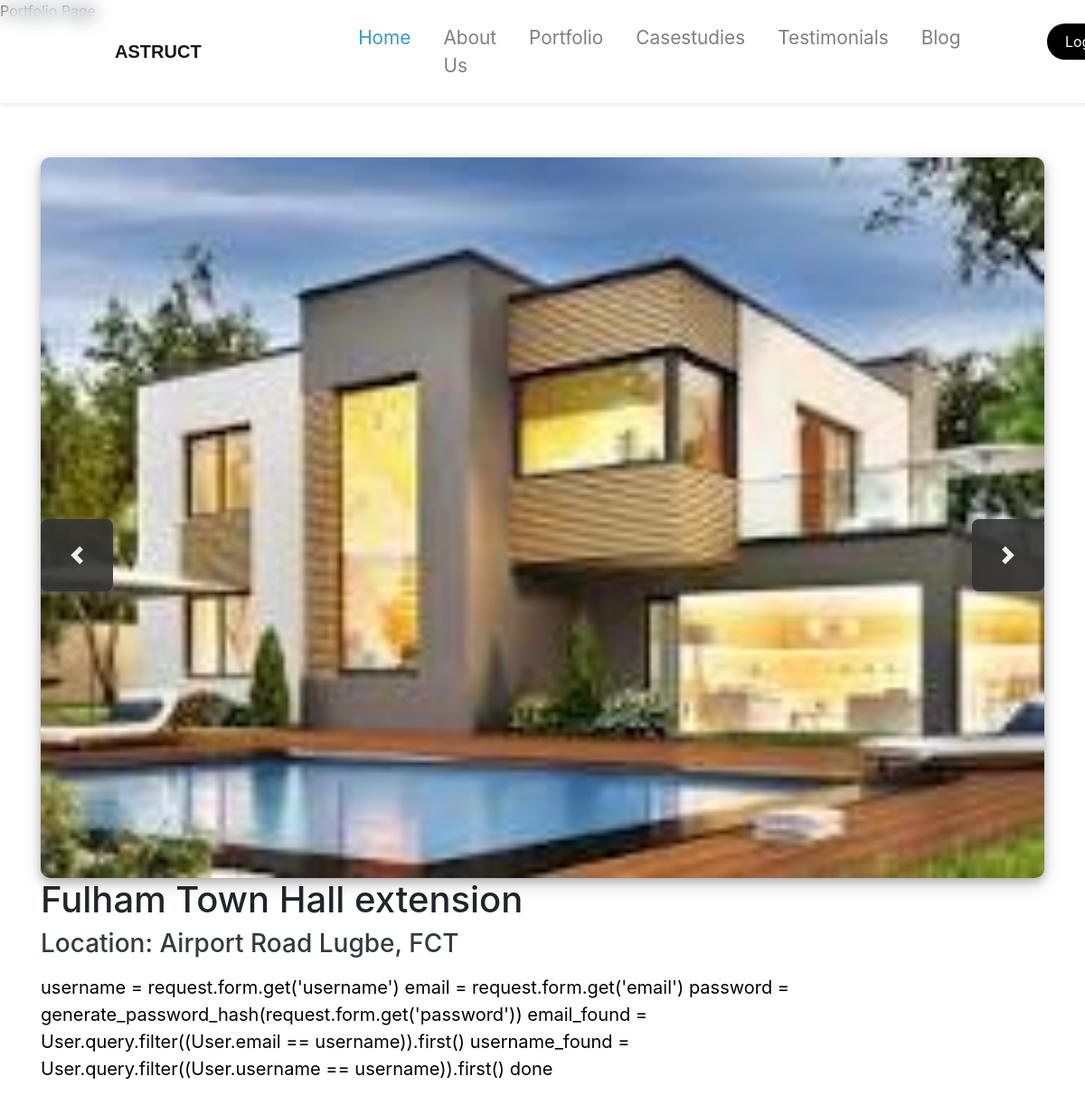
Page /portfolio/portfolio/Fulham Town Hall extension on the committed database.
### app/models.py (models this page shows)
class Media(db.Model):
    media_id = db.Column(db.Integer, primary_key=True)
    filename = db.Column(db.String(150), nullable=False)
    portfolio_id = db.Column(db.Integer, db.ForeignKey('portfolio.portfolio_id'), nullable=False)
    uploaded_at = db.Column(db.DateTime, default=datetime.utcnow)

class Portfolio(db.Model):
    portfolio_id = db.Column(db.Integer, primary_key=True)
    project_name = db.Column(db.String(150), nullable=False)
    location = db.Column(db.String(150), nullable=False)
    description = db.Column(db.Text, nullable=True)
    media = db.relationship('Media', backref='portfolio', lazy=True)

### app/blueprints/portfolios/views.py (the view)
@portfolio_blueprint.route('/portfolio/<string:project_name>')
def portfolio_details(project_name):
    portfolio = Portfolio.query.filter_by(project_name=project_name).first_or_404()
    project_name = quote_plus(portfolio.project_name)
    portfolio.description = markdown.markdown(
        portfolio.description,
        extensions=["fenced_code", "codehilite"]
    )
    return render_template('portfolios/portfolio_details.html', portfolio=portfolio)

### app/app.py (called while the page is built)
@app.template_filter('markdown')
def markdown_filter(text):
    return markdown.markdown(text, extensions=["fenced_code", "codehilite", "extra"])

### app/blueprints/portfolios/templates/portfolios/portfolio_details.html (shortened to what this page needs)
{% extends "base.html" %}
{% block head %}
    {% include "others_header.html" %}
    <link rel="stylesheet" href="{{ url_for('static', filename='header.css') }}" />
    <link href="//cdnjs.cloudflare.com/ajax/libs/highlight.js/9.12.0/styles/default.min.css" rel="stylesheet">
    <link href="https://maxcdn.bootstrapcdn.com/bootstrap/4.0.0-beta.2/css/bootstrap.min.css" rel="stylesheet">
    <link rel="stylesheet" href="https://cdnjs.cloudflare.com/ajax/libs/highlight.js/11.7.0/styles/github-dark.min.css">
{% endblock %}
{% block content %}
    <section class="view-container">
        <div class="container">
            <div id="portfolio-images" class="carousel slide" data-ride="carousel" data-interval="false">
                <div class="carousel-inner">
                    {% if portfolio.media and portfolio.media|length > 0 %}
                    {% for media in portfolio.media %}
                    <div class="carousel-item {% if loop.first %}active{% endif %}">
                        <img src="{{ url_for('static', filename='uploads/' ~ media.filename) }}" alt="Portfolio Image"
                            class="port-img d-block w-100" />
                    </div>
                    {% endfor %} {% else %}
                    <div class="carousel-item active">
                        <img src="{{ url_for('static', filename='default_image.png') }}" alt="Default Image"
                            class="port-img d-block w-100" />
                    </div>
                    {% endif %}
                </div>
                <a class="carousel-control-prev" href="#portfolio-images" role="button" data-slide="prev">
                    <span class="carousel-control-prev-icon" aria-hidden="true"></span>
                </a>
                <a class="carousel-control-next" href="#portfolio-images" role="button" data-slide="next">
                    <span class="carousel-control-next-icon" aria-hidden="true"></span>
                </a>
            </div>
            <div class="row mb-5">
                <div class="col-lg-12">
                    <h1>{{ portfolio.project_name }}</h1>
                    <h3 class="text-dark">Location: {{ portfolio.location }}</h3>
                    <p class="text-dark">
                        <div class="markdown-content descr-text">
                            {{ portfolio.description | markdown | safe }}
                        </div>
                    </p>
                </div>
            </div>
        </div>
    </section>
{% endblock %}

### app/static/css/others_header.css (style rules this page uses)
.hero__container h1, h2, h3, p { color: var(--primary-text-color); }

### app/static/css/header.css (style rules this page uses)
body { overflow-x: auto; }
.hero__container h1, h2, h3, p { color: var(--primary-text-color); }
:root { --primary-color: #3498db; --secondary-color: #2ecc71; --background-color: #FFFFFF; --background-secondary-color: #fbf9f5; --secondary-background-color: #76b5c5; --dark-text: black; --text-color: #333; --button-bg-color: #e74c3c; --primary-text-color: #FFFFFF; --card-bg: #f5f5f5; --faq-bg: #f1f7f5; }

### app/blueprints/portfolios/templates/portfolios/portfolio_details.html (style rules this page uses)
.view-container { margin-top: 150px; }
.carousel-inner { background: var(--background-color); border-radius: 10px; box-shadow: 0 4px 8px 0 rgba(0, 0, 0, 0.2), 0 6px 20px 0 rgba(0, 0, 0, 0.19); }
.carousel-control-prev, .carousel-control-next { text-decoration: none; margin-top: 400px; width: 80px; height: 80px; border-radius: 10%; background-color: #333333; color: #fff; opacity: 0.9; transition: opacity 0.3s; }
p { color: #000 !important; font-size: 20px !important; }

### rows in the picture
Media: filename (picture)
Portfolio: project_name "Fulham Town Hall extension", location "Airport Road Lugbe, FCT", description "username = request.form.get('username') email = request.form.get('email') password = generate_password_hash(request.form.get('password')) email_found = User.query.filter((User.email == username)).first() username_found = User.query.filter((User.username == username)).first() done"
